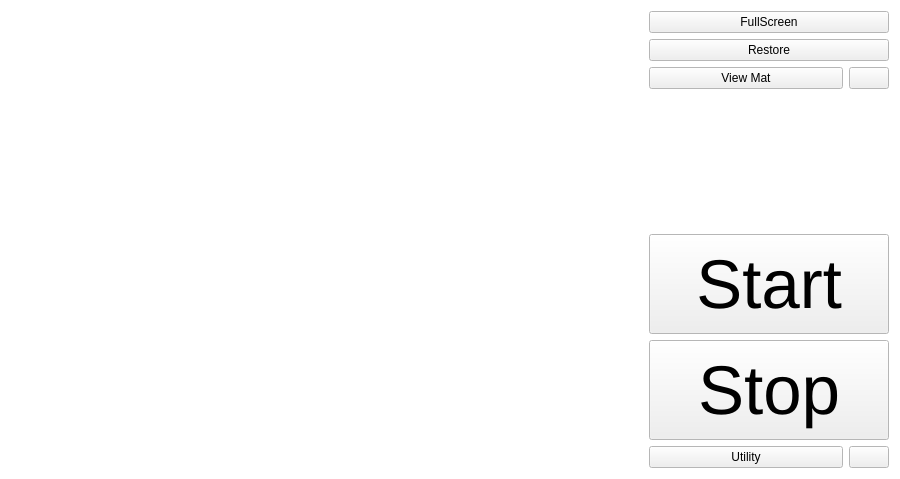
<?xml version="1.0" encoding="UTF-8"?>
<ui version="4.0">
 <class>BinpickingView</class>
 <widget class="QWidget" name="BinpickingView">
  <property name="geometry">
   <rect>
    <x>0</x>
    <y>0</y>
    <width>900</width>
    <height>479</height>
   </rect>
  </property>
  <property name="palette">
   <palette>
    <active>
     <colorrole role="Window">
      <brush brushstyle="SolidPattern">
       <color alpha="255">
        <red>255</red>
        <green>255</green>
        <blue>255</blue>
       </color>
      </brush>
     </colorrole>
    </active>
    <inactive>
     <colorrole role="Window">
      <brush brushstyle="SolidPattern">
       <color alpha="255">
        <red>255</red>
        <green>255</green>
        <blue>255</blue>
       </color>
      </brush>
     </colorrole>
    </inactive>
    <disabled>
     <colorrole role="Window">
      <brush brushstyle="SolidPattern">
       <color alpha="255">
        <red>255</red>
        <green>255</green>
        <blue>255</blue>
       </color>
      </brush>
     </colorrole>
    </disabled>
   </palette>
  </property>
  <property name="windowTitle">
   <string>Binpicking GUI</string>
  </property>
  <layout class="QGridLayout" name="gridLayout_4">
   <item row="0" column="0" rowspan="4">
    <layout class="QGridLayout" name="gridLayout_3">
     <item row="0" column="0">
      <spacer name="horizontalSpacer">
       <property name="orientation">
        <enum>Qt::Horizontal</enum>
       </property>
       <property name="sizeHint" stdset="0">
        <size>
         <width>40</width>
         <height>20</height>
        </size>
       </property>
      </spacer>
     </item>
     <item row="1" column="0">
      <spacer name="verticalSpacer_2">
       <property name="orientation">
        <enum>Qt::Vertical</enum>
       </property>
       <property name="sizeHint" stdset="0">
        <size>
         <width>20</width>
         <height>40</height>
        </size>
       </property>
      </spacer>
     </item>
     <item row="2" column="0">
      <widget class="QWidget" name="loggerFrame" native="true">
       <property name="maximumSize">
        <size>
         <width>16777215</width>
         <height>200</height>
        </size>
       </property>
      </widget>
     </item>
    </layout>
   </item>
   <item row="0" column="1">
    <widget class="QWidget" name="debugUI" native="true">
     <layout class="QGridLayout" name="gridLayout">
      <property name="leftMargin">
       <number>0</number>
      </property>
      <property name="topMargin">
       <number>0</number>
      </property>
      <property name="rightMargin">
       <number>0</number>
      </property>
      <property name="bottomMargin">
       <number>0</number>
      </property>
      <item row="0" column="0">
       <widget class="QPushButton" name="btnFull">
        <property name="text">
         <string>FullScreen</string>
        </property>
       </widget>
      </item>
      <item row="1" column="0">
       <widget class="QPushButton" name="btnRestore">
        <property name="text">
         <string>Restore</string>
        </property>
       </widget>
      </item>
      <item row="2" column="0">
       <layout class="QHBoxLayout" name="horizontalLayout_2">
        <item>
         <widget class="QPushButton" name="btnViewMat">
          <property name="sizePolicy">
           <sizepolicy hsizetype="Minimum" vsizetype="Fixed">
            <horstretch>0</horstretch>
            <verstretch>0</verstretch>
           </sizepolicy>
          </property>
          <property name="text">
           <string>View Mat</string>
          </property>
         </widget>
        </item>
        <item>
         <widget class="QPushButton" name="btnViewMatClear">
          <property name="sizePolicy">
           <sizepolicy hsizetype="Maximum" vsizetype="Fixed">
            <horstretch>0</horstretch>
            <verstretch>0</verstretch>
           </sizepolicy>
          </property>
          <property name="text">
           <string/>
          </property>
          <property name="icon">
           <iconset resource="res.qrc">
            <normaloff>:/icons/resources/close_all.png</normaloff>:/icons/resources/close_all.png</iconset>
          </property>
         </widget>
        </item>
       </layout>
      </item>
     </layout>
    </widget>
   </item>
   <item row="1" column="1">
    <widget class="QWidget" name="wStatus" native="true">
     <layout class="QGridLayout" name="gridLayout_2">
      <item row="0" column="0">
       <widget class="QLabel" name="labelDriverConnection">
        <property name="font">
         <font>
          <family>Monospace</family>
          <pointsize>16</pointsize>
         </font>
        </property>
        <property name="text">
         <string/>
        </property>
       </widget>
      </item>
      <item row="1" column="0">
       <widget class="QLabel" name="labelDriverStatus">
        <property name="font">
         <font>
          <family>Monospace</family>
          <pointsize>16</pointsize>
         </font>
        </property>
        <property name="text">
         <string/>
        </property>
       </widget>
      </item>
     </layout>
    </widget>
   </item>
   <item row="2" column="1">
    <spacer name="verticalSpacer">
     <property name="orientation">
      <enum>Qt::Vertical</enum>
     </property>
     <property name="sizeHint" stdset="0">
      <size>
       <width>20</width>
       <height>7</height>
      </size>
     </property>
    </spacer>
   </item>
   <item row="3" column="1">
    <layout class="QVBoxLayout" name="verticalLayout_2">
     <item>
      <widget class="QLabel" name="labelRunTime">
       <property name="palette">
        <palette>
         <active>
          <colorrole role="WindowText">
           <brush brushstyle="SolidPattern">
            <color alpha="255">
             <red>0</red>
             <green>170</green>
             <blue>255</blue>
            </color>
           </brush>
          </colorrole>
          <colorrole role="Text">
           <brush brushstyle="SolidPattern">
            <color alpha="255">
             <red>0</red>
             <green>170</green>
             <blue>255</blue>
            </color>
           </brush>
          </colorrole>
          <colorrole role="ButtonText">
           <brush brushstyle="SolidPattern">
            <color alpha="255">
             <red>0</red>
             <green>170</green>
             <blue>255</blue>
            </color>
           </brush>
          </colorrole>
         </active>
         <inactive>
          <colorrole role="WindowText">
           <brush brushstyle="SolidPattern">
            <color alpha="255">
             <red>0</red>
             <green>170</green>
             <blue>255</blue>
            </color>
           </brush>
          </colorrole>
          <colorrole role="Text">
           <brush brushstyle="SolidPattern">
            <color alpha="255">
             <red>0</red>
             <green>170</green>
             <blue>255</blue>
            </color>
           </brush>
          </colorrole>
          <colorrole role="ButtonText">
           <brush brushstyle="SolidPattern">
            <color alpha="255">
             <red>0</red>
             <green>170</green>
             <blue>255</blue>
            </color>
           </brush>
          </colorrole>
         </inactive>
         <disabled>
          <colorrole role="WindowText">
           <brush brushstyle="SolidPattern">
            <color alpha="255">
             <red>190</red>
             <green>190</green>
             <blue>190</blue>
            </color>
           </brush>
          </colorrole>
          <colorrole role="Text">
           <brush brushstyle="SolidPattern">
            <color alpha="255">
             <red>190</red>
             <green>190</green>
             <blue>190</blue>
            </color>
           </brush>
          </colorrole>
          <colorrole role="ButtonText">
           <brush brushstyle="SolidPattern">
            <color alpha="255">
             <red>190</red>
             <green>190</green>
             <blue>190</blue>
            </color>
           </brush>
          </colorrole>
         </disabled>
        </palette>
       </property>
       <property name="font">
        <font>
         <family>Monospace</family>
         <pointsize>10</pointsize>
         <weight>75</weight>
         <italic>true</italic>
         <bold>true</bold>
        </font>
       </property>
       <property name="text">
        <string/>
       </property>
       <property name="alignment">
        <set>Qt::AlignRight|Qt::AlignTrailing|Qt::AlignVCenter</set>
       </property>
      </widget>
     </item>
     <item>
      <widget class="QPushButton" name="btnStart">
       <property name="sizePolicy">
        <sizepolicy hsizetype="Minimum" vsizetype="Fixed">
         <horstretch>0</horstretch>
         <verstretch>0</verstretch>
        </sizepolicy>
       </property>
       <property name="minimumSize">
        <size>
         <width>240</width>
         <height>100</height>
        </size>
       </property>
       <property name="font">
        <font>
         <pointsize>52</pointsize>
        </font>
       </property>
       <property name="text">
        <string>Start</string>
       </property>
      </widget>
     </item>
     <item>
      <widget class="QPushButton" name="btnStop">
       <property name="minimumSize">
        <size>
         <width>240</width>
         <height>100</height>
        </size>
       </property>
       <property name="font">
        <font>
         <pointsize>52</pointsize>
        </font>
       </property>
       <property name="text">
        <string>Stop</string>
       </property>
      </widget>
     </item>
     <item>
      <layout class="QHBoxLayout" name="horizontalLayout">
       <item>
        <widget class="QPushButton" name="btnUtility">
         <property name="text">
          <string>Utility</string>
         </property>
        </widget>
       </item>
       <item>
        <widget class="QPushButton" name="btnClear">
         <property name="sizePolicy">
          <sizepolicy hsizetype="Maximum" vsizetype="Fixed">
           <horstretch>0</horstretch>
           <verstretch>0</verstretch>
          </sizepolicy>
         </property>
         <property name="text">
          <string/>
         </property>
         <property name="icon">
          <iconset resource="res.qrc">
           <normaloff>:/icons/resources/trash.png</normaloff>:/icons/resources/trash.png</iconset>
         </property>
        </widget>
       </item>
      </layout>
     </item>
    </layout>
   </item>
  </layout>
 </widget>
 <resources>
  <include location="res.qrc"/>
 </resources>
 <connections>
  <connection>
   <sender>btnFull</sender>
   <signal>released()</signal>
   <receiver>BinpickingView</receiver>
   <slot>showFullScreen()</slot>
   <hints>
    <hint type="sourcelabel">
     <x>677</x>
     <y>26</y>
    </hint>
    <hint type="destinationlabel">
     <x>668</x>
     <y>-105</y>
    </hint>
   </hints>
  </connection>
  <connection>
   <sender>btnRestore</sender>
   <signal>released()</signal>
   <receiver>BinpickingView</receiver>
   <slot>showNormal()</slot>
   <hints>
    <hint type="sourcelabel">
     <x>649</x>
     <y>55</y>
    </hint>
    <hint type="destinationlabel">
     <x>658</x>
     <y>-50</y>
    </hint>
   </hints>
  </connection>
 </connections>
</ui>
